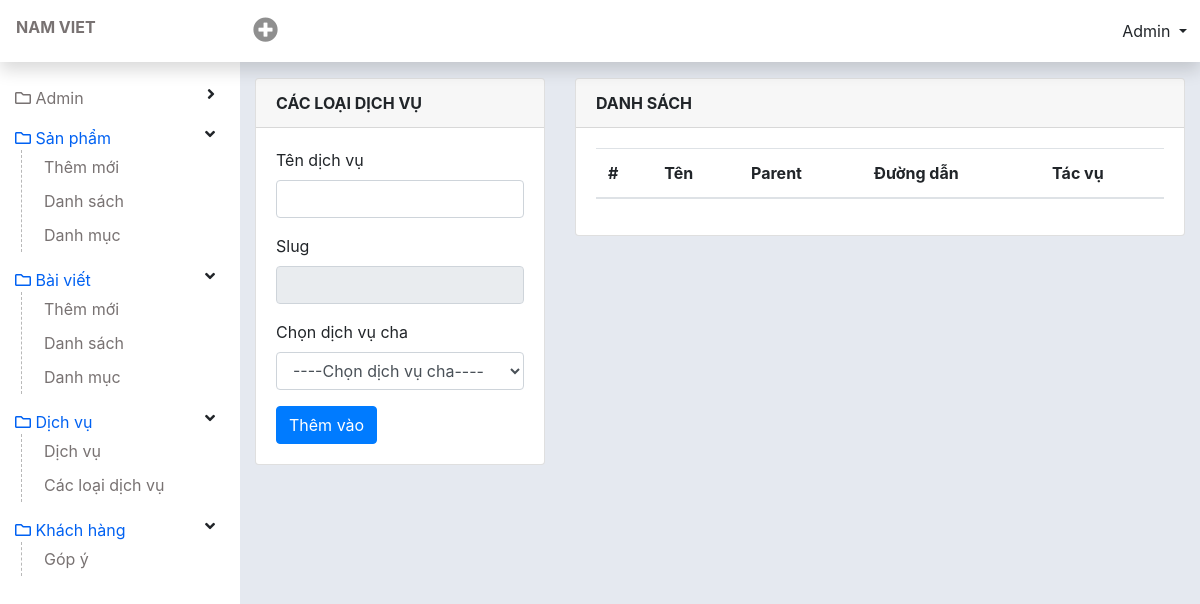
Page /admin/add-service-lv2.php (signed in) on the earlier database version.
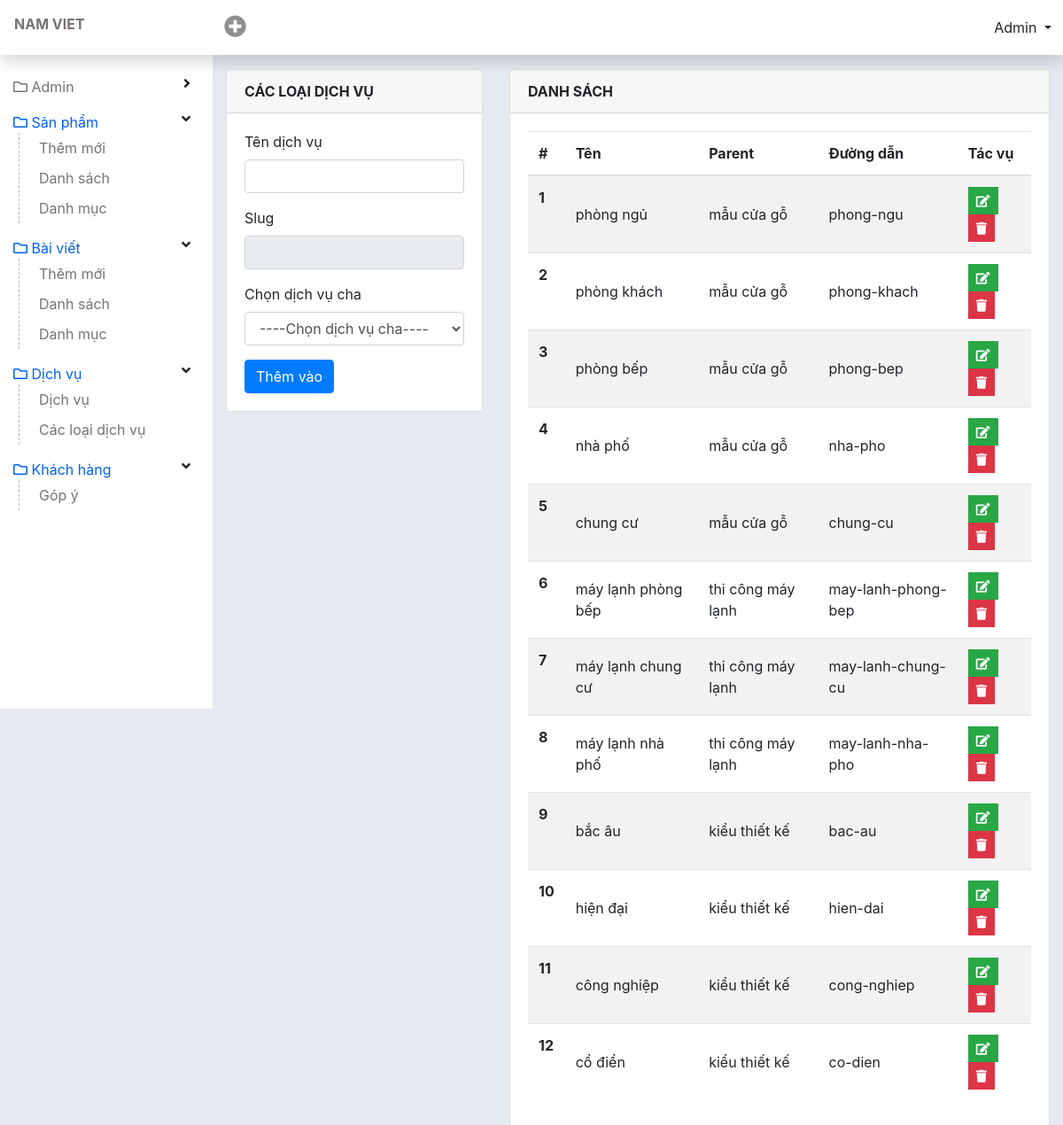
Same page on the later database version.
### tables this page shows
CREATE TABLE `tbl_service_lv2` (
  `id` int(11) NOT NULL,
  `name` varchar(255) NOT NULL,
  `slug` varchar(255) NOT NULL,
  `parent` int(11) NOT NULL
);

CREATE TABLE `tbl_service` (
  `id` int(11) NOT NULL,
  `name` varchar(255) NOT NULL,
  `slug` varchar(255) NOT NULL
);

### lib/database.php (called while the page is built, shortened)
<?php
class Database{
  public $host   = DB_HOST;
  public $user   = DB_USER;
  public $pass   = DB_PASS;
  public $dbname = DB_NAME;
  public $link;
private function connectDB(){
  $this -> link = new mysqli($this->host, $this->user, $this->pass, $this->dbname);
    mysqli_set_charset($this->link, 'UTF8');
}
public function select($query){
  $result = $this->link->query($query) or
  die($this->link->error.__LINE__);
  if($result->num_rows > 0){
    return $result;
  } else {
    return false;
  }
}
}
?>

### classes/service.php (called while the page is built, shortened)
<?php
    $filepath = realpath(dirname(__FILE__));
    include_once ($filepath. '/../lib/database.php');
?>
<?php
    class service {
        private $db;
        public function __construct() {
            $this->db = new Database();
        }
        public function show_service_lv2($parent = ''){
            if(!empty($parent)){
                $query = "SELECT * FROM tbl_service_lv2 WHERE parent = '$parent' ORDER BY parent , id DESC";
                $result = $this->db->select($query);
                return $result;
            }else{
                $query = "SELECT * FROM tbl_service_lv2 ORDER BY parent , id DESC";
                $result = $this->db->select($query);
                return $result;
            }
        }
        public function get_name($parent_id) {
            $query =
            "SELECT tbl_service_lv2.*,tbl_service.name, tbl_service.id
            FROM tbl_service_lv2,tbl_service
            WHERE tbl_service_lv2.parent = tbl_service.id
            AND tbl_service_lv2.parent = '$parent_id' ";
            $result = $this->db->select($query);
            return $result;
        }
    }
?>

### admin/add-service-lv2.php (the view, shortened to what the changed rows need)
<?php include 'inc/header.php';?>
<?php include '../classes/service.php';?>
<?php
	$sv = new service();
?>
<div id="wp-content">
  <div id="content" class="container-fluid">
    <div class="row">
      <div class="col-8">
        <div class="card">
          <div class="card-body">
            <table class="table table-striped" id="DataTable">
              <thead>
                <tr>
                  <th scope="col">#</th>
                  <th scope="col">Tên</th>
                  <th scope="col">Parent</th>
                  <th scope="col">Đường dẫn</th>
                  <th scope="col">Tác vụ</th>
                </tr>
              </thead>
              <tbody class="order_position">
                <?php
                    $show_service_lv2 = $sv -> show_service_lv2();
                    if($show_service_lv2){
                      $i=0;
                        while($result = $show_service_lv2 -> fetch_assoc()){
                          $i++;
                  ?>
                <tr id="<?php echo $result['id'] ?>">
                  <th scope="row"><?php echo $i ?></th>
                  <td><?php echo $result['name'] ?></td>
                  <td>
                    <?php
                      $parent_id = $result['parent'];
                      $name = $sv -> get_name($parent_id);
                      if($name) {
                      $result_name = $name -> fetch_assoc();
                      echo $result_name['name'];
                      } ?>
                  </td>
                  <td><?php echo $result['slug'] ?></td>
                  <td>
                    <a href="?sv_id=<?php echo $result['id'] ?>" class="btn btn-success btn-sm rounded-0 text-white"
                      type="button" data-toggle="tooltip" data-placement="top" title="Edit"><i
                        class="fa fa-edit"></i></a>
                    <a href="?delid=<?php echo $result['id'] ?>" onclick="return confirm('bạn có muốn xoá không?')"
                      class="btn btn-danger btn-sm rounded-0 text-white" type="button" data-toggle="tooltip"
                      data-placement="top" title="Delete"><i class="fa fa-trash"></i></a>
                  </td>
                </tr>
                <?php } } ?>
              </tbody>
            </table>
          </div>
        </div>
      </div>
    </div>
  </div>
</div>
<?php include 'inc/footer.php';?>

Differences in the rows shown:
added tbl_service_lv2: name "phòng ngủ", tbl_service.name "mẫu cửa gỗ", slug "phong-ngu"
added tbl_service_lv2: name "phòng khách", tbl_service.name "mẫu cửa gỗ", slug "phong-khach"
added tbl_service_lv2: name "phòng bếp", tbl_service.name "mẫu cửa gỗ", slug "phong-bep"
added tbl_service_lv2: name "nhà phố", tbl_service.name "mẫu cửa gỗ", slug "nha-pho"
added tbl_service_lv2: name "chung cư", tbl_service.name "mẫu cửa gỗ", slug "chung-cu"
added tbl_service_lv2: name "máy lạnh phòng bếp", tbl_service.name "thi công máy lạnh", slug "may-lanh-phong-bep"
added tbl_service_lv2: name "máy lạnh chung cư", tbl_service.name "thi công máy lạnh", slug "may-lanh-chung-cu"
added tbl_service_lv2: name "máy lạnh nhà phố", tbl_service.name "thi công máy lạnh", slug "may-lanh-nha-pho"
added tbl_service_lv2: name "bắc âu", tbl_service.name "kiểu thiết kế", slug "bac-au"
added tbl_service_lv2: name "hiện đại", tbl_service.name "kiểu thiết kế", slug "hien-dai"
added tbl_service_lv2: name "công nghiệp", tbl_service.name "kiểu thiết kế", slug "cong-nghiep"
added tbl_service_lv2: name "cổ điển", tbl_service.name "kiểu thiết kế", slug "co-dien"
